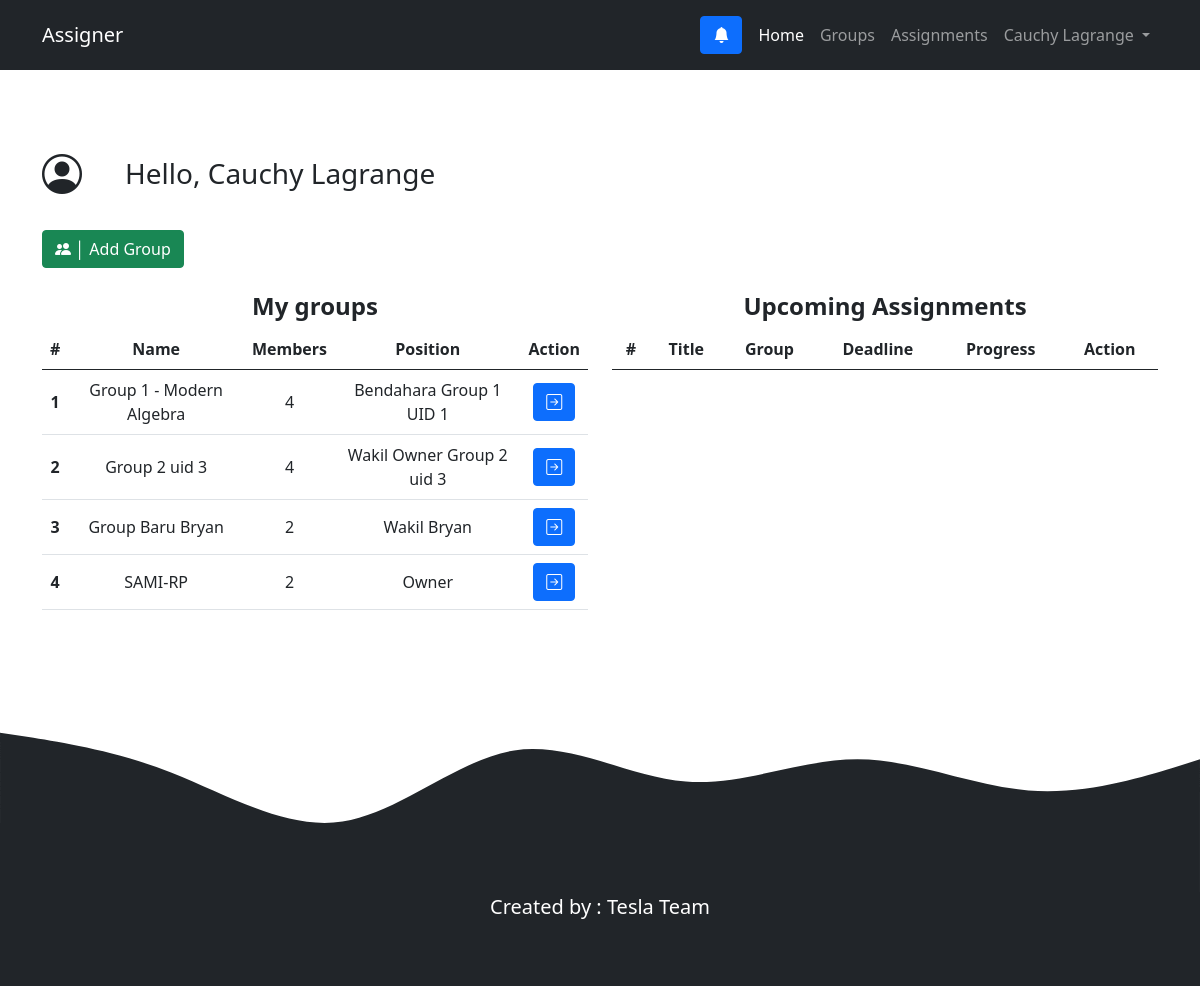
Page /index.php (signed in) on the committed database.
### tables this page shows
CREATE TABLE `accounts` (
  `accountID` int(12) NOT NULL,
  `username` varchar(255) NOT NULL,
  `password` varchar(255) NOT NULL,
  `firstname` varchar(255) DEFAULT NULL,
  `lastname` varchar(255) DEFAULT NULL
);

CREATE TABLE `accounts_groups` (
  `accountID` int(12) NOT NULL,
  `groupID` int(12) NOT NULL,
  `positionID` int(12) DEFAULT 0
);

CREATE TABLE `groups` (
  `groupID` int(12) NOT NULL,
  `groupOwner` int(12) NOT NULL,
  `groupName` varchar(255) NOT NULL,
  `groupDetail` varchar(255) NOT NULL
);

CREATE TABLE `positions` (
  `positionID` int(12) NOT NULL,
  `groupID` int(12) NOT NULL,
  `positionName` varchar(255) NOT NULL,
  `positionValue` int(12) NOT NULL
);

### functions.php (called while the page is built, shortened)
<?php
$connectionID = mysqli_connect("localhost","root","","seproject");
function Query($query){
    global $connectionID;
    $result = mysqli_query($connectionID, $query);
    $rows = [];
    while($row = mysqli_fetch_assoc($result)){
        $rows[] = $row;
    }
    return $rows;
}
function GetUserData($username){
    global $connectionID;
    $result = mysqli_query($connectionID, "SELECT * FROM accounts WHERE username = '$username'");
    $userdata = mysqli_fetch_assoc($result);
    return $userdata;
}
function GetUserFullName($userid) {
    global $connectionID;
    $result = mysqli_query($connectionID, "SELECT * FROM accounts WHERE accountID = $userid");
    $row = mysqli_fetch_assoc($result);
    return (mysqli_num_rows($result) > 0) ? $row["firstname"] . " " . $row["lastname"] : NULL;
}
function GetGroupDataByUID($uid){
    $groups = Query("
    SELECT
    *
    FROM groups g
    JOIN accounts_groups ag
    ON g.groupID = ag.groupID
    WHERE ag.accountID = $uid
    ");
    return $groups;
}

### index.php (the view, shortened to what this page needs)
<?php
    require_once "functions.php";
    $username = $_SESSION["username"];
    $userdata = GetUserData($username);
    $accountID = $userdata["accountID"];
    $groups = GetGroupDataByUID($accountID);
    $groupIterator = 0;
?>
<!doctype html>
<html lang="en">
<head>
    <link href="https://cdn.jsdelivr.net/npm/bootstrap@5.0.2/dist/css/bootstrap.min.css" rel="stylesheet"
>
    <link rel="stylesheet" href="https://cdn.jsdelivr.net/npm/bootstrap-icons@1.8.1/font/bootstrap-icons.css">
</head>
<body>
    <nav class="navbar sticky-top navbar-expand-lg navbar-dark bg-dark ">
        <div class="container">
            <span class="navbar-brand mb-0 h1">Assigner</span>
            <div class="collapse navbar-collapse" id="navbarNav">
                <ul class="navbar-nav ms-auto d-flex align-items-center">
                    <a class="nav-link" href="notifications/notifications_header.php">
                        <button type="button" class="btn btn-primary position-relative">
                            <i class="bi bi-bell-fill"></i>
                        </button>
                    </a>
                    <li class="nav-item">
                        <a class="nav-link active" aria-current="page" href="index.php">Home</a>
                    </li>
                    <li class="nav-item">
                        <a class="nav-link" href="group/mygroup.php">Groups</a>
                    </li>
                    <li class="nav-item">
                        <a class="nav-link" href="#"> Assignments</a>
                    </li>
                    <li class="nav-item dropdown">
                        <a class="nav-link dropdown-toggle" href="#" id="navbarDarkDropdownMenuLink" role="button"
                            data-bs-toggle="dropdown" aria-expanded="false">
                            <?= GetUserFullName($accountID) ?>
                        </a>
                    </li>
                </ul>
            </div>
        </div>
    </nav>
    <div class="content">
        <div class="container">
            <div class="row mb-4">
                <div class="col-sm-1">
                    <h1 class="fs-1"><i class="bi bi-person-circle"></i></h1>
                </div>
                <div class="col d-flex align-items-center ps-0">
                    <h3 class="fs-3">Hello, <?= GetUserFullName($accountID) ?> </h3>
                </div>
            </div>
            <div class="row mb-4">
                <div class="col">
                    <a href="group/addgroup.php" class="btn btn-success"><i class="bi bi-people-fill"></i>
                        │ Add Group
                    </a>
                </div>
            </div>
            <div class="row text-center">
                <div class="col">
                    <h4 class="fw-bolder">My groups</h4>
                    <table class="table table-hover align-middle">
                        <thead>
                            <tr>
                                <th scope="col">#</th>
                                <th scope="col">Name</th>
                                <th scope="col">Members</th>
                                <th scope="col">Position</th>
                                <th scope="col">Action</th>
                            </tr>
                        </thead>
                        <tbody>
                            <?php foreach($groups as $groupData) :?>
                            <?php
                                $groupIterator++;
                                $myQuery = "
                                SELECT
                                    COUNT(*) as `members`
                                FROM accounts_groups
                                WHERE groupID =" . $groupData["groupID"];
                                $tmpQuery = Query($myQuery);
                                $groupMembers = $tmpQuery[0]["members"];
                                $myQuery = "
                                SELECT * from accounts_groups ag
                                JOIN positions p
                                ON p.positionID = ag.positionID
                                WHERE ag.groupID = " . $groupData["groupID"] . " AND ag.accountID = ". $userdata["accountID"];
                                $positions = Query($myQuery);
                            ?>
                            <tr>
                                <?php $groupid = $groupData["groupID"]; ?>
                                <th scope="row"><?= $groupIterator ?></th>
                                <td scope="row"><?= $groupData["groupName"]; ?></td>
                                <td scope="row"><?= $groupMembers?></td>
                                <td scope="row"><?= $positions[0]["positionName"] ?></td>
                                <td scope="row">
                                    <a href='group/group.php?groupid=<?= $groupid?>'>
                                        <button type="submit" class="btn btn-primary" value><i
                                                class="bi bi-arrow-right-square"></i>
                                        </button>
                                    </a>
                                </td>
                            </tr>
                            <?php endforeach; ?>
                        </tbody>
                    </table>
                </div>
                <div class="col">
                    <h4 class="fw-bolder">Upcoming Assignments</h4>
                    <table class="table table-hover align-middle">
                        <thead>
                            <tr>
                                <th scope="col">#</th>
                                <th scope="col">Title</th>
                                <th scope="col">Group</th>
                                <th scope="col">Deadline</th>
                                <th scope="col">Progress</th>
                                <th scope="col">Action</th>
                            </tr>
                        </thead>
                    </table>
                </div>
            </div>
        </div>
    </div>
    <footer class="bg-dark text-white  pb-5">
        <p class="font-weight-bold text-center fs-5">Created by : Tesla Team</p>
    </footer>
</body>
</html>

### index.php (style rules this page uses)
.content { margin-top: 10vh; }

### rows in the picture
accounts: GetUserFullName($accountID) "Cauchy Lagrange"
accounts_groups: groupID.groupName "Group 1 - Modern Algebra", groupMembers "4", positionID.positionName "Bendahara Group 1 UID 1"
accounts_groups: groupID.groupName "Group 2 uid 3", groupMembers "4", positionID.positionName "Wakil Owner Group 2 uid 3"
accounts_groups: groupID.groupName "Group Baru Bryan", groupMembers "2", positionID.positionName "Wakil Bryan"
accounts_groups: groupID.groupName "SAMI-RP", groupMembers "2", positionID.positionName "Owner"
